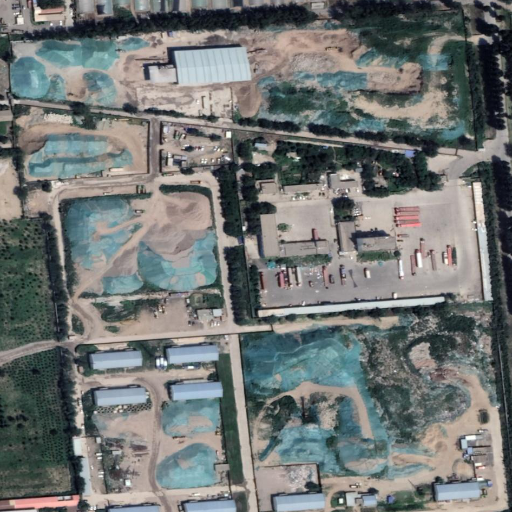
#> input picture data/val/images/dx_426.tif, 512 x 512 px, found by its file name; its folder holds only this picture in this run
$ python Cropping_images.py
#> lines starting #> are read from the running program, lines starting #| are printed output that depends on the picture
import cv2
import os.path
import tifffile as tiff
from skimage import io

# Image folder path
images_dir = r'F:/CWLD_model/data/val/images/'
label_dir = r'F:/CWLD_model/data/val/label/'
new_images = r'F:/CWLD_model/data/new_val/images/'
new_label = r'F:/CWLD_model/data/new_val/label/'


for img_name in os.listdir(images_dir):
    name = img_name[0:-4]
    # Image and label address
    img_path = images_dir + name + '.tif'
    label_path = label_dir + name + '.png'

    img = tiff.imread(img_path)
#> img is the input picture: shape (512, 512, 3); mean R, G, B 113.6, 117.6, 116.2
    # label = tiff.imread(label_path)
    label = io.imread(label_path)
    """Crop an area and scale it"""

    # img.shape(512, 512, 3)
    width, height, channel = img.shape
#> width = 512; height = 512; channel = 3

    crop_width = 480
    crop_height = 480

    # Define crop position coordinates
    left = int((width - crop_width)/2)
#> left = 16
    top = int((height - crop_height)/2)
#> top = 16
    right = left + crop_width
#> right = 496
    bottom = top + crop_height
#> bottom = 496

    cropped_image = img[top:bottom, left:right]
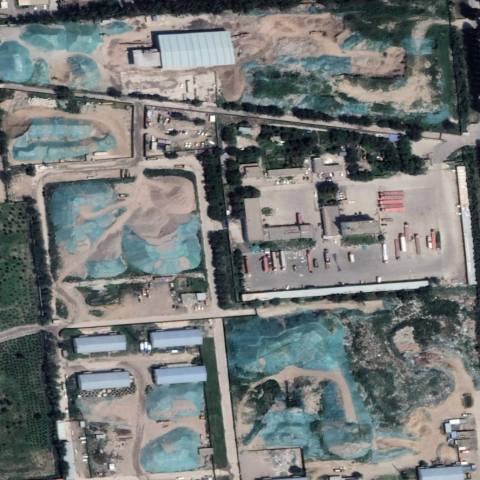
#> cropped_image: shape (480, 480, 3); mean R, G, B 116.2, 120.6, 119
    cropped_label = label[top:bottom, left:right]


    # Saving scaled images
    tiff.imwrite(new_images + img_name[0:-4]+'.tif', cropped_image)
    io.imsave(new_label + img_name[0:-4]+'.png', cropped_label)
